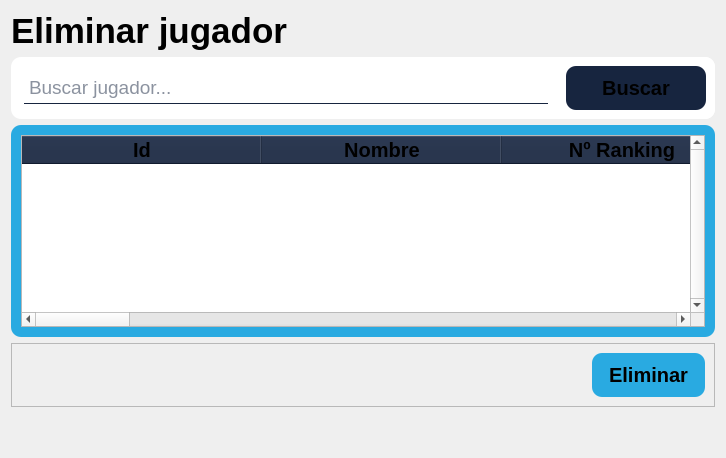
      <widget class="QWidget" name="eliminar">
       <layout class="QVBoxLayout" name="verticalLayout_12" stretch="1,1,8,1,6">
        <item>
         <widget class="QLabel" name="titulo_label_6">
          <property name="minimumSize">
           <size>
            <width>231</width>
            <height>0</height>
           </size>
          </property>
          <property name="maximumSize">
           <size>
            <width>16777215</width>
            <height>16777215</height>
           </size>
          </property>
          <property name="font">
           <font>
            <pointsize>26</pointsize>
            <weight>75</weight>
            <bold>true</bold>
           </font>
          </property>
          <property name="text">
           <string>Eliminar jugador</string>
          </property>
         </widget>
        </item>
        <item>
         <widget class="QFrame" name="filtro_jugadores_2">
          <property name="styleSheet">
           <string notr="true">background-color: rgb(255, 255, 255);
border-radius: 10px;</string>
          </property>
          <property name="frameShape">
           <enum>QFrame::StyledPanel</enum>
          </property>
          <property name="frameShadow">
           <enum>QFrame::Raised</enum>
          </property>
          <layout class="QHBoxLayout" name="horizontalLayout_9" stretch="12,1">
           <property name="leftMargin">
            <number>0</number>
           </property>
           <property name="topMargin">
            <number>0</number>
           </property>
           <property name="rightMargin">
            <number>0</number>
           </property>
           <property name="bottomMargin">
            <number>0</number>
           </property>
           <item alignment="Qt::AlignVCenter">
            <widget class="QFrame" name="buscador_eliminar">
             <property name="minimumSize">
              <size>
               <width>0</width>
               <height>46</height>
              </size>
             </property>
             <property name="maximumSize">
              <size>
               <width>16777215</width>
               <height>30</height>
              </size>
             </property>
             <property name="styleSheet">
              <string notr="true">padding: 3px;</string>
             </property>
             <property name="frameShape">
              <enum>QFrame::StyledPanel</enum>
             </property>
             <property name="frameShadow">
              <enum>QFrame::Raised</enum>
             </property>
             <layout class="QVBoxLayout" name="verticalLayout_10">
              <property name="spacing">
               <number>0</number>
              </property>
              <property name="leftMargin">
               <number>10</number>
              </property>
              <property name="topMargin">
               <number>0</number>
              </property>
              <property name="rightMargin">
               <number>0</number>
              </property>
              <property name="bottomMargin">
               <number>0</number>
              </property>
              <item alignment="Qt::AlignVCenter">
               <widget class="QLineEdit" name="inp_buscador_eliminar">
                <property name="minimumSize">
                 <size>
                  <width>0</width>
                  <height>16</height>
                 </size>
                </property>
                <property name="font">
                 <font>
                  <pointsize>14</pointsize>
                 </font>
                </property>
                <property name="styleSheet">
                 <string notr="true">color: rgb(23, 37, 63);
	font-size: large;
	border: 0;
	border-bottom: 1px solid rgb(23, 37, 63);
	border-radius: 0;</string>
                </property>
                <property name="text">
                 <string/>
                </property>
                <property name="placeholderText">
                 <string>Buscar jugador...</string>
                </property>
               </widget>
              </item>
             </layout>
            </widget>
           </item>
           <item alignment="Qt::AlignHCenter|Qt::AlignVCenter">
            <widget class="QFrame" name="buscar_eliminar">
             <property name="styleSheet">
              <string notr="true"/>
             </property>
             <property name="frameShape">
              <enum>QFrame::StyledPanel</enum>
             </property>
             <property name="frameShadow">
              <enum>QFrame::Raised</enum>
             </property>
             <layout class="QVBoxLayout" name="verticalLayout_11">
              <item>
               <widget class="QPushButton" name="btn_buscar_eliminar">
                <property name="minimumSize">
                 <size>
                  <width>140</width>
                  <height>0</height>
                 </size>
                </property>
                <property name="maximumSize">
                 <size>
                  <width>150</width>
                  <height>16777215</height>
                 </size>
                </property>
                <property name="font">
                 <font>
                  <pointsize>-1</pointsize>
                  <weight>75</weight>
                  <bold>true</bold>
                 </font>
                </property>
                <property name="cursor">
                 <cursorShape>PointingHandCursor</cursorShape>
                </property>
                <property name="styleSheet">
                 <string notr="true">background-color: rgb(23, 37, 63);
font-size: 20px;
font-weight: bold;
border: none;
padding: 10px;
border-radius: 10px;</string>
                </property>
                <property name="text">
                 <string>Buscar</string>
                </property>
                <property name="icon">
                 <iconset>
                  <normaloff>lupa.png</normaloff>lupa.png</iconset>
                </property>
                <property name="iconSize">
                 <size>
                  <width>20</width>
                  <height>20</height>
                 </size>
                </property>
               </widget>
              </item>
             </layout>
            </widget>
           </item>
          </layout>
         </widget>
        </item>
        <item>
         <widget class="QFrame" name="contenedor_eliminar">
          <property name="styleSheet">
           <string notr="true">#contenedor_eliminar {
background-color: rgb(41, 170, 225);
border-radius: 10px;
padding:10px;
}
</string>
          </property>
          <property name="frameShape">
           <enum>QFrame::StyledPanel</enum>
          </property>
          <property name="frameShadow">
           <enum>QFrame::Raised</enum>
          </property>
          <layout class="QVBoxLayout" name="verticalLayout_5">
           <property name="spacing">
            <number>0</number>
           </property>
           <property name="leftMargin">
            <number>0</number>
           </property>
           <property name="topMargin">
            <number>0</number>
           </property>
           <property name="rightMargin">
            <number>0</number>
           </property>
           <property name="bottomMargin">
            <number>0</number>
           </property>
           <item>
            <widget class="QTableWidget" name="tabla_eliminar">
             <property name="sizePolicy">
              <sizepolicy hsizetype="Minimum" vsizetype="Minimum">
               <horstretch>0</horstretch>
               <verstretch>0</verstretch>
              </sizepolicy>
             </property>
             <property name="font">
              <font>
               <pointsize>-1</pointsize>
              </font>
             </property>
             <property name="autoFillBackground">
              <bool>false</bool>
             </property>
             <property name="styleSheet">
              <string notr="true">#tabla_eliminar{
font-size: 18px;
	color: rgb(24, 38, 64);
}

#tabla_eliminar QHeaderView::section {
	background-color: rgb(24, 38, 64);
	font-weight: bold;
	font-size: 20px;
}

#tabla_eliminar QScrollBar:horizontal {
    border: 0;
	background-color: rgb(24, 38, 64);
    height: 18px;
    margin: 0;
}

#tabla_eliminar QScrollBar:vertical {
    border: 0;
	background-color: rgb(24, 38, 64);
    width: 18px;
    margin: 0;
}</string>
             </property>
             <property name="verticalScrollBarPolicy">
              <enum>Qt::ScrollBarAlwaysOn</enum>
             </property>
             <property name="horizontalScrollBarPolicy">
              <enum>Qt::ScrollBarAlwaysOn</enum>
             </property>
             <property name="sizeAdjustPolicy">
              <enum>QAbstractScrollArea::AdjustIgnored</enum>
             </property>
             <property name="autoScroll">
              <bool>false</bool>
             </property>
             <property name="autoScrollMargin">
              <number>0</number>
             </property>
             <property name="editTriggers">
              <set>QAbstractItemView::NoEditTriggers</set>
             </property>
             <property name="showDropIndicator" stdset="0">
              <bool>false</bool>
             </property>
             <property name="alternatingRowColors">
              <bool>true</bool>
             </property>
             <property name="selectionMode">
              <enum>QAbstractItemView::SingleSelection</enum>
             </property>
             <property name="selectionBehavior">
              <enum>QAbstractItemView::SelectRows</enum>
             </property>
             <property name="verticalScrollMode">
              <enum>QAbstractItemView::ScrollPerPixel</enum>
             </property>
             <property name="horizontalScrollMode">
              <enum>QAbstractItemView::ScrollPerPixel</enum>
             </property>
             <property name="rowCount">
              <number>0</number>
             </property>
             <attribute name="horizontalHeaderDefaultSectionSize">
              <number>240</number>
             </attribute>
             <attribute name="horizontalHeaderShowSortIndicator" stdset="0">
              <bool>false</bool>
             </attribute>
             <attribute name="verticalHeaderVisible">
              <bool>false</bool>
             </attribute>
             <attribute name="verticalHeaderMinimumSectionSize">
              <number>0</number>
             </attribute>
             <attribute name="verticalHeaderHighlightSections">
              <bool>false</bool>
             </attribute>
             <attribute name="verticalHeaderShowSortIndicator" stdset="0">
              <bool>false</bool>
             </attribute>
             <column>
              <property name="text">
               <string>Id</string>
              </property>
              <property name="font">
               <font>
                <weight>50</weight>
                <bold>false</bold>
               </font>
              </property>
             </column>
             <column>
              <property name="text">
               <string>Nombre</string>
              </property>
             </column>
             <column>
              <property name="text">
               <string>Nº Ranking</string>
              </property>
             </column>
             <column>
              <property name="text">
               <string>Puntos</string>
              </property>
             </column>
             <column>
              <property name="text">
               <string>Posición</string>
              </property>
             </column>
             <column>
              <property name="text">
               <string>Pareja</string>
              </property>
             </column>
             <column>
              <property name="text">
               <string>País</string>
              </property>
             </column>
             <column>
              <property name="text">
               <string>Partidos jugados</string>
              </property>
             </column>
             <column>
              <property name="text">
               <string>Partidos ganados</string>
              </property>
             </column>
             <column>
              <property name="text">
               <string>Partidos perdidos</string>
              </property>
             </column>
             <column>
              <property name="text">
               <string>Victorias consecutivas</string>
              </property>
             </column>
             <column>
              <property name="text">
               <string>Efectividad</string>
              </property>
             </column>
             <column>
              <property name="text">
               <string>Títulos</string>
              </property>
             </column>
             <column>
              <property name="text">
               <string>Fecha nacimiento</string>
              </property>
             </column>
             <column>
              <property name="text">
               <string>País nacimiento</string>
              </property>
             </column>
             <column>
              <property name="text">
               <string>Lugar residencia</string>
              </property>
             </column>
             <column>
              <property name="text">
               <string>Altura</string>
              </property>
             </column>
             <column>
              <property name="text">
               <string>Url foto</string>
              </property>
             </column>
             <column>
              <property name="text">
               <string>Sexo</string>
              </property>
             </column>
            </widget>
           </item>
          </layout>
         </widget>
        </item>
        <item>
         <widget class="QFrame" name="contenedor_button_modificar_2">
          <property name="cursor">
           <cursorShape>ArrowCursor</cursorShape>
          </property>
          <property name="frameShape">
           <enum>QFrame::StyledPanel</enum>
          </property>
          <property name="frameShadow">
           <enum>QFrame::Raised</enum>
          </property>
          <layout class="QHBoxLayout" name="horizontalLayout_24" stretch="4,6,2">
           <item>
            <widget class="QLabel" name="p_errores_eliminar">
             <property name="text">
              <string/>
             </property>
            </widget>
           </item>
           <item>
            <spacer name="horizontalSpacer_6">
             <property name="orientation">
              <enum>Qt::Horizontal</enum>
             </property>
             <property name="sizeHint" stdset="0">
              <size>
               <width>572</width>
               <height>20</height>
              </size>
             </property>
            </spacer>
           </item>
           <item>
            <widget class="QPushButton" name="btn_eliminar">
             <property name="maximumSize">
              <size>
               <width>150</width>
               <height>16777215</height>
              </size>
             </property>
             <property name="cursor">
              <cursorShape>PointingHandCursor</cursorShape>
             </property>
             <property name="styleSheet">
              <string notr="true">background-color: rgb(41, 170, 225);
font-size: 20px;
font-weight: bold;
border: none;
padding: 10px;
border-radius: 10px;</string>
             </property>
             <property name="text">
              <string>Eliminar</string>
             </property>
            </widget>
           </item>
          </layout>
         </widget>
        </item>
        <item>
         <spacer name="verticalSpacer_7">
          <property name="orientation">
           <enum>Qt::Vertical</enum>
          </property>
          <property name="sizeHint" stdset="0">
           <size>
            <width>20</width>
            <height>40</height>
           </size>
          </property>
         </spacer>
        </item>
       </layout>
      </widget>
